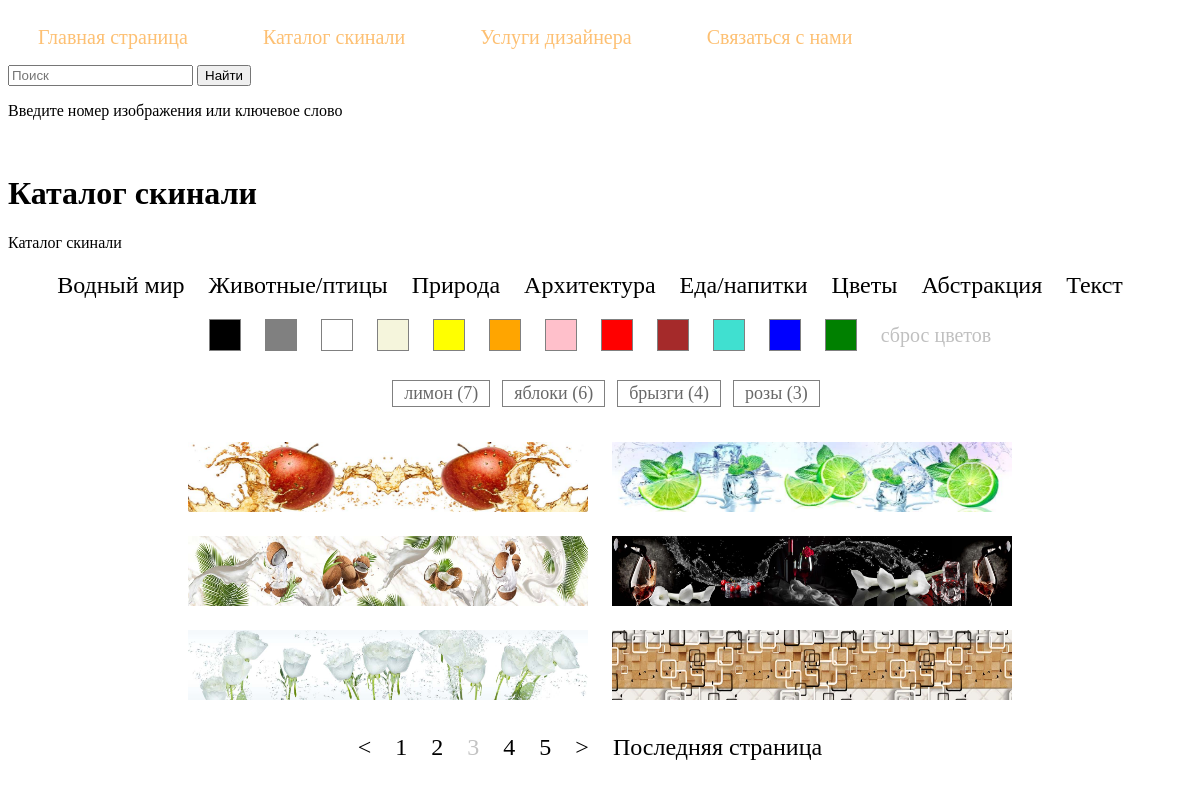
The app's page /skinali/?page=3 with its own data.
### pict/models.py (models this page shows, shortened)
class Category(models.Model):
    cat = models.CharField(max_length=100, verbose_name='Категория')
    slug = models.SlugField(max_length=100, unique=True, db_index=True, verbose_name='Slug')
    def get_absolute_url(self):
        return reverse('skinali', kwargs={'slug_cat': self.slug})
    class Meta:
        verbose_name = 'Категории'
        verbose_name_plural = 'Категории'

class Color(models.Model):
    color = models.CharField(max_length=100, verbose_name='Цвет')
    slug_color = models.SlugField(max_length=100, unique=True, db_index=True, verbose_name='Slug')
    class Meta:
        verbose_name = 'Цвет'
        verbose_name_plural = 'Цвета'

class TagPict(models.Model):
    tag = models.CharField(max_length=100, db_index=True, verbose_name='Ключевое слово')
    slug = models.SlugField(max_length=100, db_index=True, unique=True, verbose_name="Slug")
    def get_absolute_url(self):
        return reverse('tag', kwargs={'tag_slug': self.slug})
    class Meta:
        verbose_name = 'Ключевое слово'
        verbose_name_plural = 'Ключевые слова'

class Pict(models.Model):
    name = models.IntegerField(unique=True, db_index=True, verbose_name='Имя файла')
    alt = models.CharField(max_length=250, blank=True, verbose_name='Описание')
    photo = models.ImageField(upload_to="photos/", verbose_name='Изображение')
    time_update = models.DateTimeField(auto_now_add=True, verbose_name='Время добавления')
    cat = models.ManyToManyField(Category, verbose_name="Категории")
    tags = models.ManyToManyField(TagPict, blank=True, related_name="tags", verbose_name="Теги")
    color = models.ManyToManyField(Color, verbose_name="Цвет")
    class Meta:
        verbose_name = 'Изображения'
        verbose_name_plural = 'Изображения'
        ordering = ['-id']

### pict/views.py (the view)
# urls.py: path('skinali/', SkinaliAll.as_view(), name='skinali'),
class SkinaliAll(SkinaliMix):
    def get_queryset(self):
        if self.request.GET.get('color'):
            return Pict.objects.filter(color__slug_color=self.request.GET.get('color'))
        else:
            return Pict.objects.all()

### pict/views.py (called while the page is built)
    def get_context_data(self, *, object_list=None, **kwargs):
        context = super().get_context_data(**kwargs)
        get_color = self.request.GET.get('color')
        context['title'] = 'Каталог скинали'
        context['cat_name'] = Category.objects.get(slug=self.kwargs['slug_cat']) if self.kwargs else 'Каталог скинали'
        context['menu'] = menu
        context['col'] = get_color if get_color else ""
        context['col_tag'] = f"&color={get_color}" if get_color else ""
        context['color_list'] = Color.objects.all()
        context['list_cat'] = Category.objects.all()
        context['list_tag'] = TagPict.objects.annotate(total=Count("tags")).filter(total__gte=3).order_by("-total")
        try:
            context['col_ru'] = Color.objects.get(slug_color=context['col'])
        except:
            context['col_ru'] = ""
        return context

### pict/templates/pict/skinali.html (shortened to what this page needs)
{% extends 'pict/base.html' %}
{% block content %}
<h1>{{ title }}</h1>
{% if col_ru %}
  <p>{{cat_name}}, {{col_ru}} оттенок</p>
{% else %}
  <p>{{cat_name}}</p>
{% endif %}
<nav class="list-pages">
  <ul>
        {% for p in list_cat %}
          {% if p.cat == cat_name.cat %}
          <li class="page-num page-num-selected">{{ p.cat }}</li>
          {% else %}
            <li class="page-num">
                <a href="{{ p.get_absolute_url }}">{{ p.cat }}</a>
            </li>
          {% endif %}
        {% endfor %}
  </ul>
</nav>
<nav class="list-pages-color">
  <ul>
        {% for p in color_list %}
          {% if p.slug_color == col %}
            <li class="page-num page-num-selected" style="background-color: {{ p.slug_color }};">
                <p class="color-description">{{ p.color }}</p>
            </li>
          {% else %}
            <li class="page-num">
                <a href="?color={{ p.slug_color }}" style="background-color: {{ p.slug_color }};"></a>
            </li>
          {% endif %}
        {% endfor %}
        {% if not col %}
            <li class="list-all">сброс цветов</li>
        {% else %}
            {% if cat_name == title %}
                <li class="list-all"><a href="{% url 'skinali' %}">сброс цветов</a></li>
            {% else %}
                <li class="list-all"><a href="{{ cat_name.get_absolute_url }}">сброс цветов</a></li>
            {% endif %}
        {% endif %}
  </ul>
</nav>
<nav class="list-pages-tags">
  <ul>
        {% for p in list_tag %}
            <li class="page-num">
                <a href="{{ p.get_absolute_url }}">{{ p.tag }} ({{ p.total }})</a>
            </li>
        {% endfor %}
  </ul>
</nav>
<div class="container">
  {% for p in page_obj %}
    <div class="item-block">
      <a data-fancybox href="{{p.photo.url}}" data-caption='Номер изображения: "{{ p.name }}"&lt;br /&gt; Краткое описание: "{{ p.alt }}" '>
        <img class="item-photo" src="{{p.photo.url}}" alt="{{ p.alt }}" >
      </a>
    </div>
  {% endfor %}
</div>
{% include  'pict/includes/paginator.html' %}
{% endblock %}

### pict/static/skinali/css/styles.css (style rules this page uses)
.container { text-align: center; }
.item-block { display: inline-block; margin: 10px; }
.item-photo { width: 400px; height: 70px; }
.list-pages { clear: both; text-align: center; margin: 0 0 20px 0; }
.list-pages ul { margin: 20px 0 0 0; padding: 0; list-style: none; }
.list-pages ul li { display: inline-block; margin: 0 20px 0 0; font-size: 24px; }
.list-pages a { color: #000; text-decoration: none; }
.list-pages .page-num, .page-num-selected { display: inline-block; }
.list-pages-color { clear: both; text-align: center; margin: 0 0 20px 0; }
.list-pages-color ul { margin: 20px 0 0 0; padding: 0; list-style: none; }
.list-all { display: inline-block; font-size: 35px; height: 30px; vertical-align: 40%; font-size: 20px; color: #C0C0C0; }
.list-pages-color ul .page-num { display: inline-block; margin: 0 20px 0 0; font-size: 24px; height: 30px; width: 30px; border: 1px solid gray; position: relative; }
.list-pages-color a { color: #000; text-decoration: none; display:block; width: 100%; height: 100%; }
.list-pages-tags { clear: both; text-align: center; margin: 0 0 20px 0; }
.list-pages-tags ul { margin: 20px 0 0 0; padding: 0; list-style: none; }
.list-pages-tags ul .page-num { display: inline-block; font-size: 18px; margin: 5px 10px; }
.list-pages-tags a { color: #686868; text-decoration: none; display:block; width: 100%; height: 100%; border: 1px solid gray; padding: 2px 5px; }

### pict/static/skinali/css/fancybox.css (style rules this page uses)
:root { --f-spinner-width: 36px;--f-spinner-height: 36px;--f-spinner-color-1: rgba(0, 0, 0, 0.1);--f-spinner-color-2: rgba(17, 24, 28, 0.8);--f-spinner-stroke: 2.75 }
:root { --f-button-width: 40px;--f-button-height: 40px;--f-button-border: 0;--f-button-border-radius: 0;--f-button-color: #374151;--f-button-bg: #f8f8f8;--f-button-hover-bg: #e0e0e0;--f-button-active-bg: #d0d0d0;--f-button-shadow: none;--f-button-transition: all 0.15s ease;--f-button-transform: none;--f-button-svg-width: 20px;--f-button-svg-height: 20px;--f-button-svg-stroke-width: 1.5;--f-button-svg-fill: none;--f-button-svg-filter: none;--f-button-svg-disabled-opacity: 0.65 }

### records on screen
Category: cat "Водный мир"
Category: cat "Животные/птицы"
Category: cat "Природа"
Category: cat "Архитектура"
Category: cat "Еда/напитки"
Category: cat "Цветы"
Category: cat "Абстракция"
Category: cat "Текст"
TagPict: tag "лимон", total "7"
TagPict: tag "яблоки", total "6"
TagPict: tag "брызги", total "4"
TagPict: tag "розы", total "3"
Pict: photo (picture)
Pict: photo (picture)
Pict: photo (picture)
Pict: photo (picture)
Pict: photo (picture)
Pict: photo (picture)

### other values on screen
{{ m.title }} "Главная страница" "Каталог скинали" "Услуги дизайнера" "Связаться с нами"
{{ title }} "Каталог скинали"
{{ cat_name }} "Каталог скинали"
{{ p }} "1" "2" "4" "5"
{{ p }} "3"
